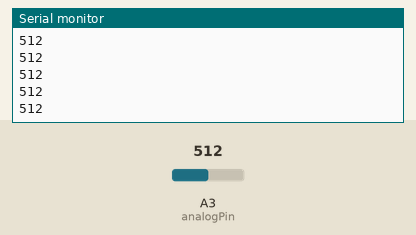
Simulated run of this sketch. Board: Arduino Uno, built with avr-gcc and run on an emulated ATmega328P. Shown: the last lines printed to the serial monitor. Inputs (shaded band) come from the test bench; at power-on: A3 (analogPin) = 512.

Above: at 1.2 s.
1.3 s: A3 (analogPin) set to 716
At 1.9 s:
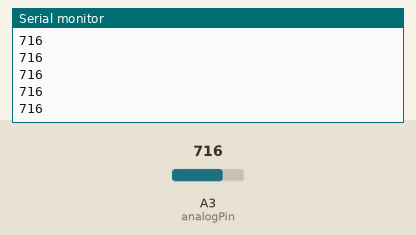
2.8 s: A3 (analogPin) set to 900
At 3.3 s:
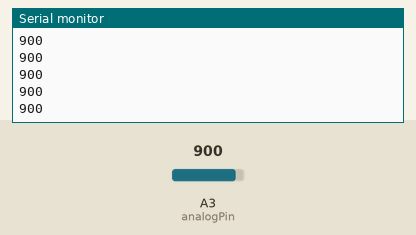
Timing chart, 0 to 5.8 s (numbered marks = the images above; inputs shaded):
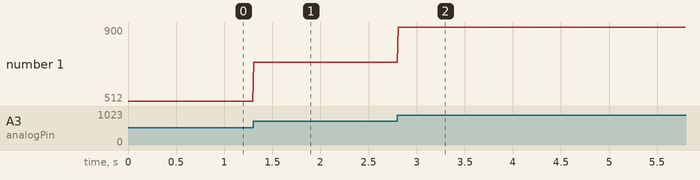

Measured:
- after the input at 1.3 s, the serial monitor: prints a new line at once (image 1)
- after the input at 2.8 s, the serial monitor: prints a new line at once (image 2)
- plotted number 1: 512 → 716 after the input at 1.3 s, 716 → 900 after the input at 2.8 s

The sketch:

testeSensor.ino
```cpp
const int analogPin = A3;

void setup() {
  Serial.begin(9600);
}

void loop() {
  Serial.println(analogRead(analogPin));
  delay(10);
}
```
